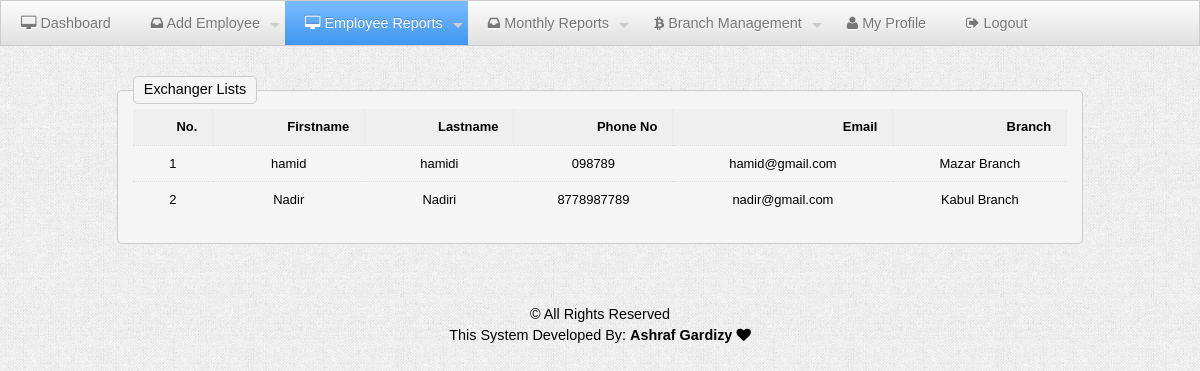
Screenshot of /exchanger_list.php (signed in) with the database file from the repository.
### tables this page shows
CREATE TABLE `employee` (
  `emp_id` int(11) NOT NULL,
  `firstname` varchar(100) DEFAULT NULL,
  `lastname` varchar(100) DEFAULT NULL,
  `phone` varchar(100) DEFAULT NULL,
  `email` varchar(100) DEFAULT NULL,
  `password` varchar(100) DEFAULT NULL,
  `b_id` int(11) DEFAULT NULL,
  `position` enum('exchanger','admin') DEFAULT NULL
);

CREATE TABLE `branch` (
  `b_id` int(11) NOT NULL,
  `name` varchar(100) DEFAULT NULL,
  `location` varchar(100) DEFAULT NULL,
  `manager_id` int(11) DEFAULT NULL,
  `created_at` timestamp NOT NULL DEFAULT current_timestamp()
);

### exchanger_list.php (the view, shortened to what this page needs)
<?php
require_once("db.php");
$query_sel_ex = "SELECT employee.emp_id, firstname, lastname, phone, email, name FROM employee LEFT JOIN branch ON employee.b_id=branch.b_id WHERE position='exchanger'";
$sel_ex = $con->query($query_sel_ex);
?>
<!DOCTYPE html>
<html>
<head>
    <?php require_once("relatives.php"); ?>
</head>
<body>
<ul class="menu">
    <li><a href="admin.php"><i class="fa fa-desktop"></i> Dashboard</a></li>
    <li><a href=""><i class="fa fa-inbox"></i> Add Employee </a>
    </li>
    <li class="current"><a href=""><i class="fa fa-desktop"></i> Employee Reports</a>
    </li>
    <li><a href=""><i class="fa fa-inbox"></i> Monthly Reports</a>
    </li>
    <li><a href=""><i class="fa fa-bitcoin"></i> Branch Management</a>
    </li>
    <li><a href="admin_profile.php"><i class="fa fa-user"></i> My Profile</a></li>
    <li><a href="logout.php"><i class="fa fa-sign-out"></i> Logout</a></li>
</ul>
<div class="grid">
    <fieldset>
    <legend>Exchanger Lists</legend>
        <table class="striped">
            <tr>
                <th>No.</th>
                <th>Firstname</th>
                <th>Lastname</th>
                <th>Phone No</th>
                <th>Email</th>
                <th>Branch</th>
            </tr>
            <?php $no = 1; while ($row = $sel_ex->fetch_object()) { ?>
            <tr>
                <td><?= $no; ?></td>
                <td><?= $row->firstname; ?></td>
                <td><?= $row->lastname; ?></td>
                <td><?= $row->phone; ?></td>
                <td><?= $row->email; ?></td>
                <td><?= $row->name; ?></td>
            </tr>
            <?php $no++; } ?>
        </table>
    </fieldset>
</div>
<div style="padding:40px;">
    <footer class="center">
        &copy; All Rights Reserved
        <br>
        This System Developed By: <strong>Ashraf Gardizy <i class="fa fa-heart"></i></strong>
    </footer>
</div>
</body>
</html>

### css/kickstart.css (style rules this page uses)
* { -webkit-box-sizing: border-box; -moz-box-sizing: border-box; box-sizing: border-box; }
a { color:#4D99E0;outline:0; }
strong,b { color:#000;font-weight:bold; }
.center { text-align:center; }
article,aside,details,figcaption,figure, footer,header,hgroup,menu,nav,section { display:block; }
ul, ol { padding:0; margin:0 0 20px 25px; }
li { padding:5px 0; margin:0; }
table { width:100%;margin:0 0 10px 0;text-align:left;border-collapse: collapse; }
th, td { padding:7px 10px;font-size:0.9em;border-bottom:1px dotted #ddd;text-align:left; }
tbody tr.last th, tbody tr.last td { border-bottom:0; }
table.striped tr.alt { background:#f5f5f5; }
table.striped tbody th { background:#f5f5f5;text-align:right;padding-right:15px;border-right:1px dotted #e5e5e5; }
table.striped tbody tr.alt th { background:#efefef; }

### css/style.css (style rules this page uses)
thead th, tbody th { font-family: "Arimo", arial, verdana, sans-serif; }
.menu { font-family: "Arimo", arial, verdana, sans-serif; }
body { margin:0; padding:0 0 0 0; color:#000; background:#efefef url(img/gray_jean.png); font:normal 0.9em/150% 'Arimo', arial, verdana, sans-serif; text-shadow: 0 0 1px transparent; }

### css/kickstart-forms.css (style rules this page uses)
fieldset { margin:30px 0 20px 0; padding:5px 15px 15px 15px; border:1px solid #ccc; background:#f5f5f5; -moz-border-radius:5px; -webkit-border-radius:5px; border-radius:5px; position: relative; top:0; left:0; }
legend { -moz-border-radius:5px; -webkit-border-radius:5px; border-radius:5px; border:1px solid #ccc; background:#f5f5f5; padding:2px 10px; margin:0 0 0 0; display:block; position: relative; top:0; left:0; }
input[type="text"], textarea, button, a.button, a, input[type="file"] { -moz-transition: -moz-box-shadow 0.5s, border 0.5s, background 0.5s; -webkit-transition: -webkit-box-shadow 0.5s, border 0.5s, background 0.5s; -o-transition: box-shadow 0.5s, border 0.5s, background 0.5s; transition: box-shadow 0.5s, border 0.5s, background 0.5s; }

### css/kickstart-menus.css (style rules this page uses)
.menu { margin:0;padding:0;line-height:100%; font-size:0; position:relative;z-index:1000; }
.menu:after { clear:both;content:' ';display:block;font-size:0;line-height:0;visibility:hidden;width:0;height:0 }
.menu li { margin:0;padding:0;list-style-type:none;display:inline-block;*display:inline;position:relative;zoom:1;line-height:inherit; top:0;left:0;font-size:16px; }
.menu li a { margin:0;padding:0;display:block;display:inline;display:inline-block;position:relative;zoom:1;line-height:100%;top:0;left:0; }
.menu li.has-menu a { padding-right:25px; }
.menu { border:1px solid #ccc; background: #eee; background: -moz-linear-gradient(top, rgba(252,252,252,1) 0%, rgba(224,224,224,1) 100%); background: -webkit-gradient(linear, left top, left bottom, color-stop(0%,rgba(252,252,252,1)), color-stop(100%,rgba(224,224,224,1))); background: -webkit-linear-gradient(top, rgba(252,252,252,1) 0%,rgba(224,224,224,1) 100%); background: -o-linear-gradient(top, rgba(252,252,252,1) 0%,rgba(224,224,224,1) 100%); background: linear-gradient(top, rgba(252,252,252,1) 0%,rgba(224,224,224,1) 100%); z-index:600; }
.menu li a { text-shadow:0px 1px 1px #fff; padding:15px 20px; text-decoration:none; font-size:0.9em; color: #777; }
.menu li.current>a, .menu li.current>a:hover, .menu li.current.hover>a { background: rgb(122,188,255); background: -moz-linear-gradient(top, rgba(122,188,255,1) 0%, rgba(96,171,248,1) 44%, rgba(64,150,238,1) 100%); background: -webkit-gradient(linear, left top, left bottom, color-stop(0%,rgba(122,188,255,1)), color-stop(44%,rgba(96,171,248,1)), color-stop(100%,rgba(64,150,238,1))); background: -webkit-linear-gradient(top, rgba(122,188,255,1) 0%,rgba(96,171,248,1) 44%,rgba(64,150,238,1) 100%); background: -o-linear-gradient(top, rgba(122,188,255,1) 0%,rgba(96,171,248,1) 44%,rgba(64,150,238,1) 100%); filter: progid:DXImageTransform.Microsoft.gradient( startColorstr='#7abcff', endColorstr='#4096ee',GradientType=0 ); background: linear-gradient(top, rgba(122,188,255,1) 0%,rgba(96,171,248,1) 44%,rgba(64,150,238,1) 100%); color:#fff; text-shadow:0px -1px 0 rgba(0,0,0,0.2); cursor: default; }

### css/kickstart-grid.css (style rules this page uses)
.grid { max-width:1220px; margin:0 auto; padding:0 2em; }
@media all and (min-width: 1024px) and (max-width: 1280px) { .grid { max-width: 1024px; } }

### exchanger_list.php (style rules this page uses)
td, th { text-align: center; }

### rows the page displays
employee: firstname "hamid", lastname "hamidi", phone "098789", email "hamid@gmail.com", b.name "Mazar Branch"
employee: firstname "Nadir", lastname "Nadiri", phone "8778987789", email "nadir@gmail.com", b.name "Kabul Branch"
